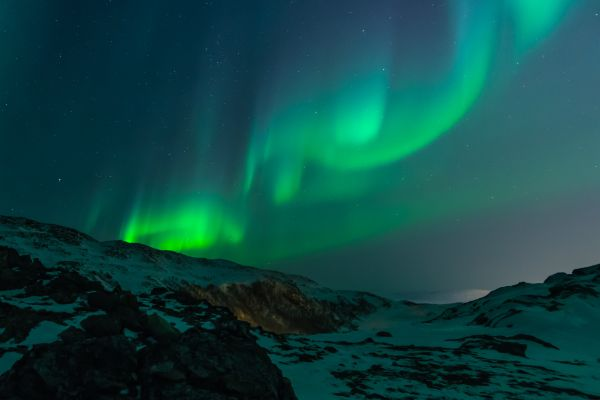
#> input picture modules/imageProcessing/testImage.png, 600 x 400 px
$ python miniproject.py
#> lines starting #> are read from the running program, lines starting #| are printed output that depends on the picture
#> further down, basic_pattern is the input picture: shape (400, 600, 3) float32; mean R, G, B 0.0605, 0.282, 0.271
import matplotlib.pyplot
import matplotlib.image
import numpy


def imag_tile(img, n=1, m=1):
    # The image "img" will be repeated n times in vertical and
    # m times in horizontal direction.

#> called with n = 3, m = 3
    tiled_img = img

    imgStrip = []
    for a in range(n):
        imgStrip.append(tiled_img)
#> after the loop, imgStrip = 3 items
    tiled_img = numpy.concatenate(imgStrip, axis=1)
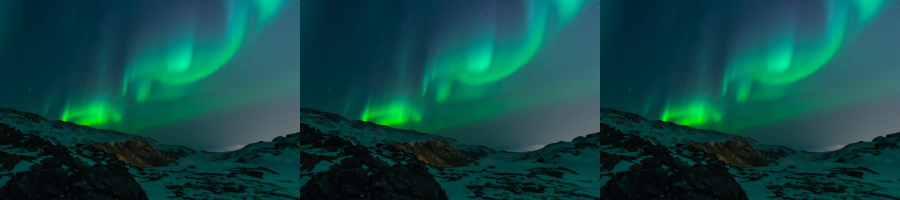
#> tiled_img: shape (400, 1800, 3) float32 (shown at 1/2 size); mean of channels 0, 1, 2 0.0605, 0.283, 0.273; drawn as R, G, B

    imgStrip = []
    for a in range(m):
        imgStrip.append(tiled_img)
    tiled_img = numpy.concatenate(imgStrip, axis=0)
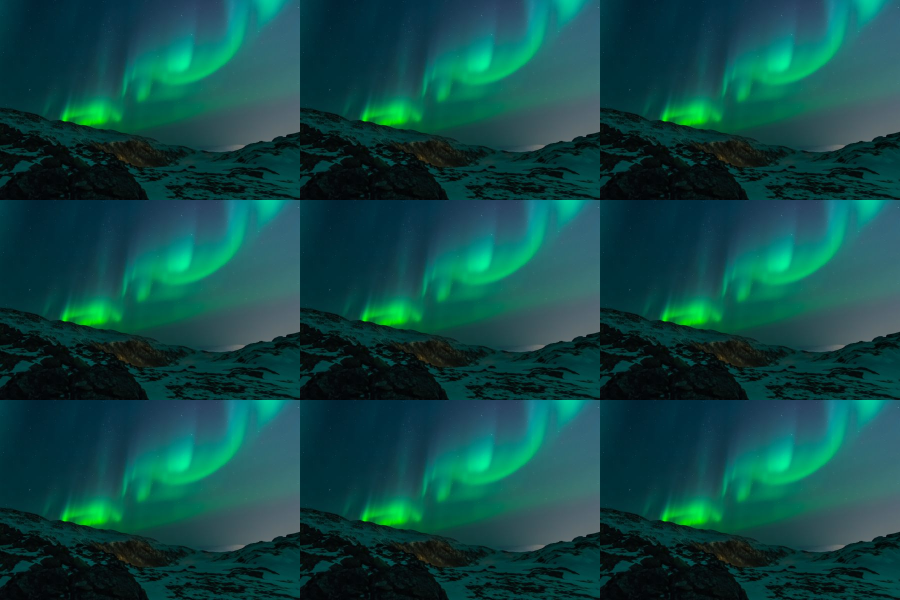
#> tiled_img: shape (1200, 1800, 3) float32 (shown at 1/2 size); mean of channels 0, 1, 2 0.0612, 0.283, 0.273; drawn as R, G, B

    return tiled_img

basic_pattern = matplotlib.image.imread('testImage.png')
decorators_img = imag_tile(basic_pattern, 3, 3)
matplotlib.pyplot.axis("off")
matplotlib.pyplot.imshow(decorators_img)
matplotlib.pyplot.show()
